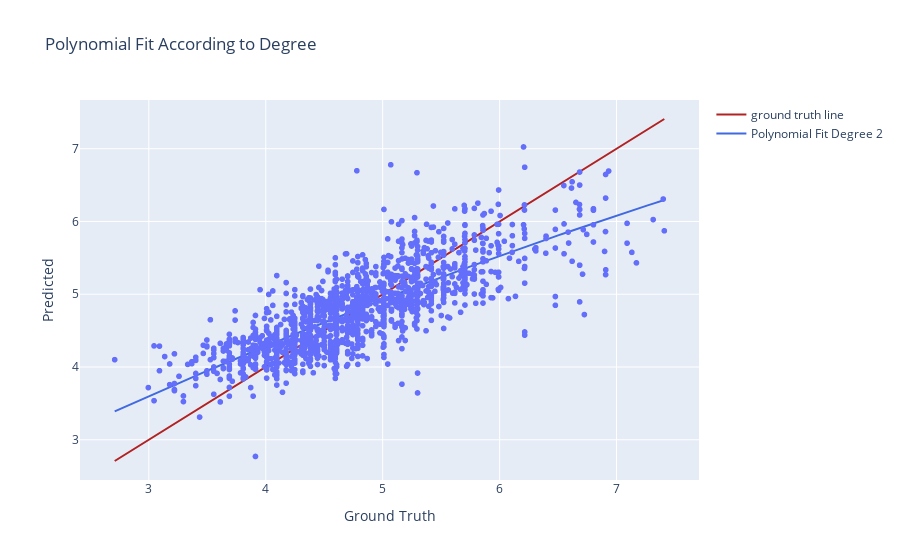

Notebook cell for this chart:
### Code cell
plot_graphs(y_test, y_pred, degree, save = True)

### Figure 1 — Plotly figure (JSON) as saved in the notebook; plotly's stock layout.template omitted (floating-point values rounded to 4 significant figures; data arrays with more than 128 entries replaced by an {"elided": "..."} marker saying what was removed)
{"data": [{"hovertemplate": "ground truth=%{x}<br>Predicted=%{y}<extra></extra>", "legendgroup": "", "marker": {"color": "#636efa", "symbol": "circle"}, "mode": "markers", "name": "", "showlegend": false, "type": "scattergl", "x": {"elided": "1478 float values"}, "xaxis": "x", "y": {"elided": "1478 float values"}, "yaxis": "y"}, {"line": {"color": "firebrick", "width": 2}, "mode": "lines", "name": "ground truth line", "type": "scatter", "x": {"elided": "1478 float values"}, "y": {"elided": "1478 float values"}}, {"line": {"color": "royalblue", "width": 2}, "mode": "lines", "name": "Polynomial Fit Degree 2", "type": "scatter", "x": [2.708, 2.756, 2.803, 2.85, 2.898, 2.945, 2.993, 3.04, 3.088, 3.135, 3.183, 3.23, 3.278, 3.325, 3.373, 3.42, 3.468, 3.515, 3.563, 3.61, 3.658, 3.705, 3.753, 3.8, 3.848, 3.895, 3.943, 3.99, 4.037, 4.085, 4.132, 4.18, 4.227, 4.275, 4.322, 4.37, 4.417, 4.465, 4.512, 4.56, 4.607, 4.655, 4.702, 4.75, 4.797, 4.845, 4.892, 4.94, 4.987, 5.035, 5.082, 5.13, 5.177, 5.224, 5.272, 5.319, 5.367, 5.414, 5.462, 5.509, 5.557, 5.604, 5.652, 5.699, 5.747, 5.794, 5.842, 5.889, 5.937, 5.984, 6.032, 6.079, 6.127, 6.174, 6.222, 6.269, 6.316, 6.364, 6.411, 6.459, 6.506, 6.554, 6.601, 6.649, 6.696, 6.744, 6.791, 6.839, 6.886, 6.934, 6.981, 7.029, 7.076, 7.124, 7.171, 7.219, 7.266, 7.314, 7.361, 7.409], "y": [3.391, 3.425, 3.459, 3.493, 3.527, 3.561, 3.595, 3.628, 3.662, 3.695, 3.728, 3.762, 3.795, 3.828, 3.861, 3.894, 3.926, 3.959, 3.991, 4.024, 4.056, 4.088, 4.12, 4.152, 4.184, 4.216, 4.248, 4.28, 4.311, 4.342, 4.374, 4.405, 4.436, 4.467, 4.498, 4.529, 4.56, 4.59, 4.621, 4.651, 4.681, 4.712, 4.742, 4.772, 4.802, 4.832, 4.861, 4.891, 4.921, 4.95, 4.979, 5.008, 5.038, 5.067, 5.096, 5.124, 5.153, 5.182, 5.21, 5.239, 5.267, 5.295, 5.323, 5.352, 5.379, 5.407, 5.435, 5.463, 5.49, 5.518, 5.545, 5.572, 5.599, 5.626, 5.653, 5.68, 5.707, 5.734, 5.76, 5.787, 5.813, 5.839, 5.865, 5.891, 5.917, 5.943, 5.969, 5.995, 6.02, 6.046, 6.071, 6.096, 6.121, 6.146, 6.171, 6.196, 6.221, 6.246, 6.27, 6.295]}], "layout": {"legend": {"tracegroupgap": 0}, "title": {"text": "Polynomial Fit According to Degree"}, "xaxis": {"anchor": "y", "domain": [0, 1], "title": {"text": "Ground Truth"}}, "yaxis": {"anchor": "x", "domain": [0, 1], "title": {"text": "Predicted"}}}}
